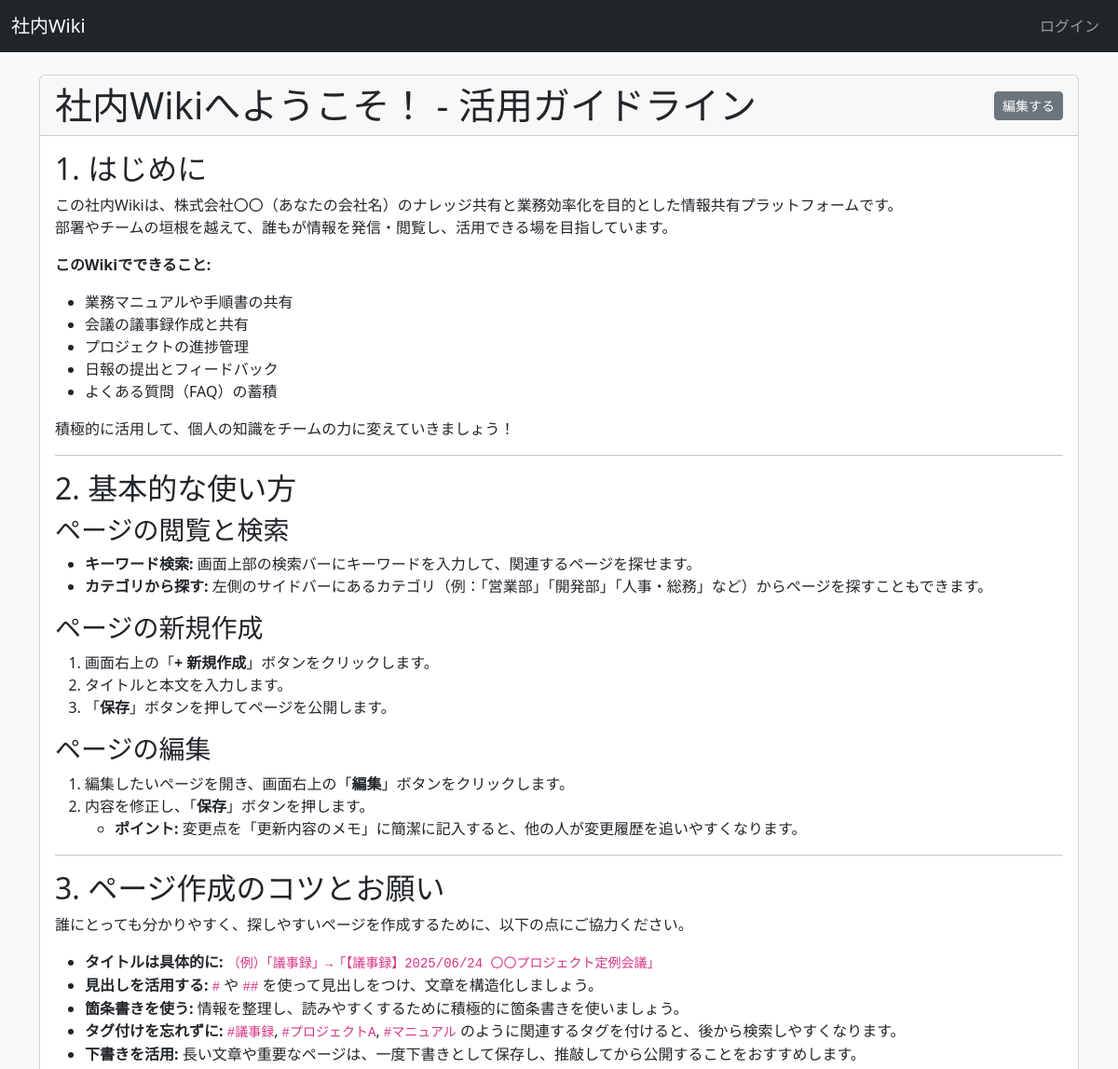
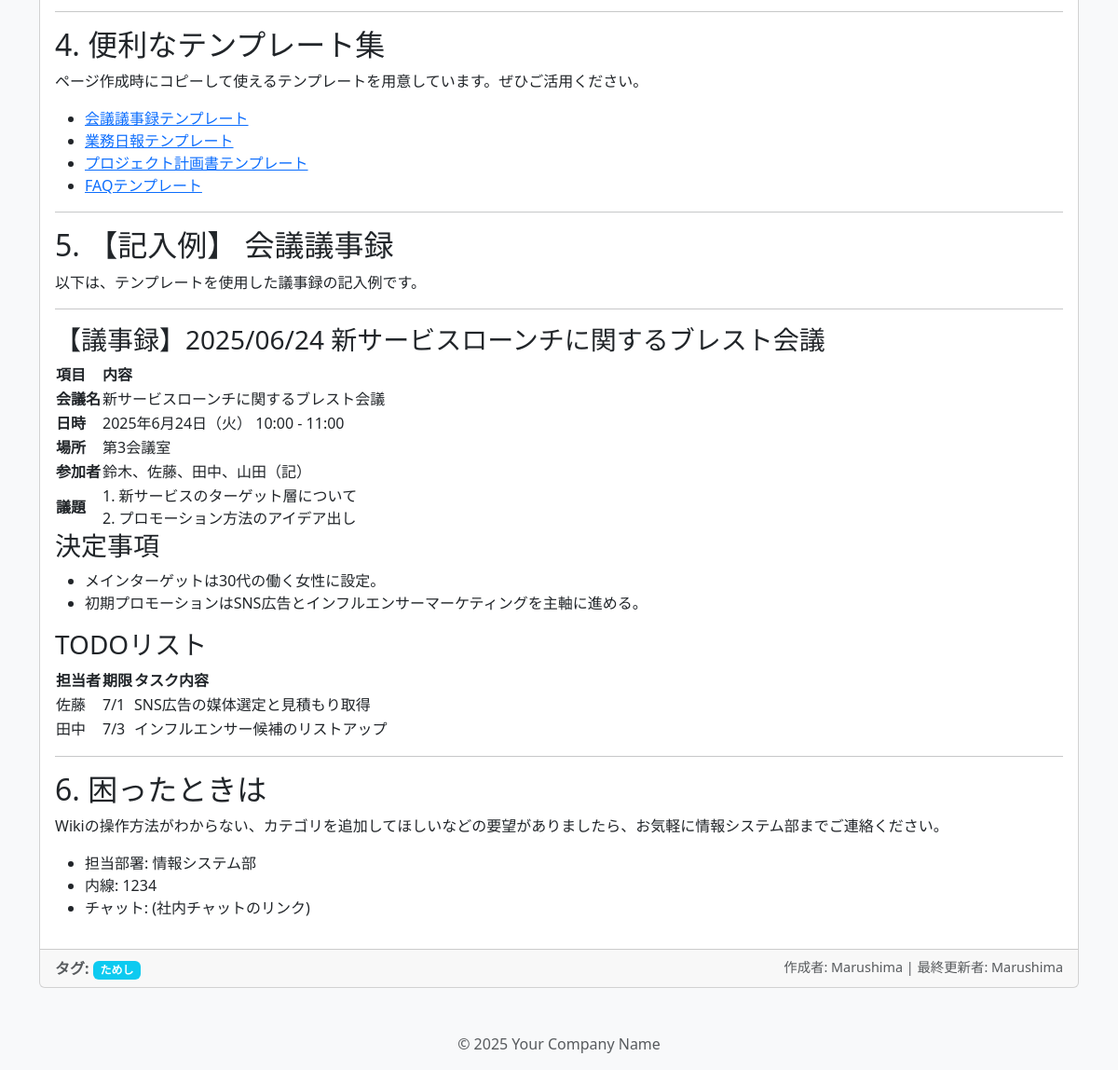
Page /page/3 on the committed database (2 pictures, top to bottom).
### tables this page shows
CREATE TABLE pages (
    id INTEGER PRIMARY KEY AUTOINCREMENT,
    title TEXT UNIQUE NOT NULL,
    content TEXT NOT NULL,
    created_at TIMESTAMP NOT NULL DEFAULT CURRENT_TIMESTAMP,
    author_id INTEGER NOT NULL,
    updated_by_id INTEGER,
    -- 外部キー制約：author_idはusersテーブルのidを参照する
    FOREIGN KEY (author_id) REFERENCES users (id),
    -- 外部キー制約：updated_by_idはusersテーブルのidを参照する
    FOREIGN KEY (updated_by_id) REFERENCES users (id)
);

CREATE TABLE tags (
    id INTEGER PRIMARY KEY AUTOINCREMENT,
    name TEXT UNIQUE NOT NULL
);

CREATE TABLE users (
    id INTEGER PRIMARY KEY AUTOINCREMENT,
    username TEXT UNIQUE NOT NULL,
    password TEXT NOT NULL
);

### app.py (the view)
@app.route('/page/<int:page_id>')
def view_page(page_id):
    db = get_db()
    cur = db.execute("""
        SELECT p.id, p.title, p.content, author.username as author_name, updater.username as updater_name
        FROM pages p
        JOIN users author ON p.author_id = author.id
        LEFT JOIN users updater ON p.updated_by_id = updater.id
        WHERE p.id = ?
    """, (page_id,))
    page = cur.fetchone()
    if page is None:
        abort(404)
    cur = db.execute("""
        SELECT t.name FROM tags t JOIN page_tags pt ON t.id = pt.tag_id
        WHERE pt.page_id = ?
    """, (page_id,))
    tags = cur.fetchall()
    extensions = ['tables', 'fenced_code', 'nl2br', 'sane_lists']
    content_html = markdown.markdown(page['content'], extensions=extensions)
    return render_template('page.html', page=page, content_html=content_html, tags=tags)

### app.py (called while the page is built)
def connect_db():
    rv = sqlite3.connect(app.config['DATABASE'])
    rv.row_factory = sqlite3.Row
    return rv

def get_db():
    if not hasattr(g, 'sqlite_db'):
        g.sqlite_db = connect_db()
    return g.sqlite_db

### templates/page.html (shortened to what this page needs)
{% extends 'layout.html' %}
{% block content %}
    <div class="card">
        <div class="card-header d-flex justify-content-between align-items-center">
            <h1 class="mb-0">{{ page.title }}</h1>
            <a href="{{ url_for('edit_page', page_id=page.id) }}" class="btn btn-secondary btn-sm">編集する</a>
        </div>
        <div class="card-body">
            <div class="card-text">
                {{ content_html | safe }}
            </div>
        </div>
        <div class="card-footer text-muted">
            <div class="d-flex justify-content-between">
                <div>
                    <strong>タグ:</strong>
                    {% for tag in tags %}
                        <a href="{{ url_for('show_pages_by_tag', tag_name=tag.name) }}" class="badge bg-info text-decoration-none">{{ tag.name }}</a>
                    {% else %}
                        <span class="badge bg-light text-dark">タグ未設定</span>
                    {% endfor %}
                </div>
                <div style="font-size: 0.9em;">
                    作成者: {{ page.author_name }}
                    {% if page.updater_name %}
                        | 最終更新者: {{ page.updater_name }}
                    {% endif %}
                </div>
            </div>
        </div>
    </div>
{% endblock %}

### rows in the picture
pages: title "社内Wikiへようこそ！ - 活用ガイドライン"
tags: name "ためし"
users: author_name "Marushima", updater_name "Marushima"
